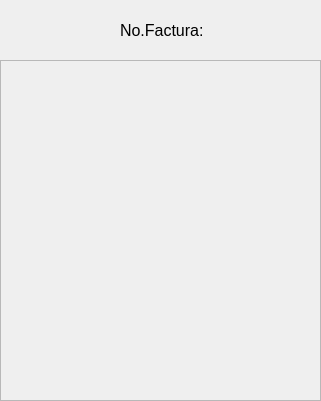
<?xml version="1.0" encoding="UTF-8"?>
<ui version="4.0">
 <class>Detalles</class>
 <widget class="QWidget" name="Detalles">
  <property name="geometry">
   <rect>
    <x>0</x>
    <y>0</y>
    <width>321</width>
    <height>401</height>
   </rect>
  </property>
  <property name="windowTitle">
   <string>Detalles</string>
  </property>
  <widget class="QScrollArea" name="detalles">
   <property name="geometry">
    <rect>
     <x>0</x>
     <y>60</y>
     <width>321</width>
     <height>341</height>
    </rect>
   </property>
   <property name="widgetResizable">
    <bool>true</bool>
   </property>
   <widget class="QWidget" name="scrollAreaWidgetContents">
    <property name="geometry">
     <rect>
      <x>0</x>
      <y>0</y>
      <width>319</width>
      <height>339</height>
     </rect>
    </property>
   </widget>
  </widget>
  <widget class="QLabel" name="label">
   <property name="geometry">
    <rect>
     <x>120</x>
     <y>20</y>
     <width>91</width>
     <height>21</height>
    </rect>
   </property>
   <property name="font">
    <font>
     <pointsize>12</pointsize>
    </font>
   </property>
   <property name="text">
    <string>No.Factura:</string>
   </property>
  </widget>
  <widget class="QLabel" name="no_factura">
   <property name="geometry">
    <rect>
     <x>200</x>
     <y>20</y>
     <width>91</width>
     <height>21</height>
    </rect>
   </property>
   <property name="font">
    <font>
     <pointsize>12</pointsize>
    </font>
   </property>
   <property name="text">
    <string/>
   </property>
  </widget>
 </widget>
 <resources/>
 <connections/>
</ui>
